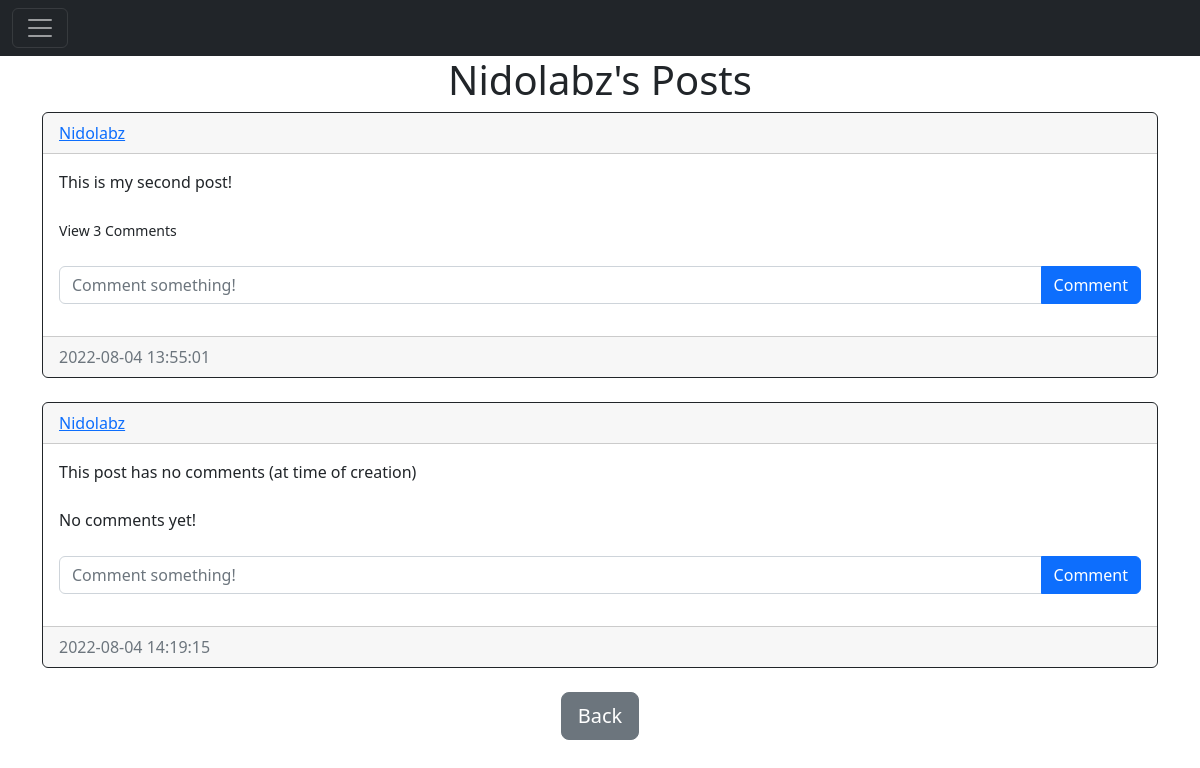
The page /posts/Nidolabz (signed in) on the database its author committed.
### website/models.py (models this page shows)
class User(db.Model, UserMixin):
    id = db.Column(db.Integer, primary_key=True)
    email = db.Column(db.String(150), unique=True)
    username = db.Column(db.String(150), unique=True)
    password = db.Column(db.String(150))
    date_created = db.Column(db.DateTime(timezone=True), default=func.now())
    posts = db.relationship('Post', backref='user', passive_deletes=True) # Stores posts made by this user, which can be backreferenced through post.user
    comments = db.relationship('Comment', backref='user', passive_deletes=True)

class Post(db.Model): # Post model
    id = db.Column(db.Integer, primary_key=True) # ID of the post
    text = db.Column(db.Text, nullable=False) # Text of the post, cannot be null
    date_created = db.Column(db.DateTime(timezone=True), default=func.now()) # Date post was made
    author = db.Column(db.Integer, db.ForeignKey('user.id', ondelete="Cascade"), nullable=False) # User who made post, is foreign key
    comments = db.relationship('Comment', backref='post', passive_deletes=True)

### website/views.py (the view)
@views.route("/posts/<username>")
@login_required
def posts(username):
    user = User.query.filter_by(username=username).first()
    if not user:
        flash('No user with that username', category='error')
        return redirect(url_for('views.home'))
    posts = user.posts
    return render_template("posts.html", user=current_user, posts=posts, username=username)

### website/__init__.py (called while the page is built)
def create_app():
    app = Flask(__name__)
    app.config['SECRET_KEY'] = "helloworld"
    app.config['SQLALCHEMY_DATABASE_URI'] = f'sqlite:///{DB_NAME}'
    db.init_app(app)
    from .views import views
    from .auth import auth
    app.register_blueprint(views, url_prefix="/")
    app.register_blueprint(auth, url_prefix="/")
    from .models import User, Post, Comment
    create_database(app)
    login_manager = LoginManager()
    login_manager.login_view = "auth.login"
    login_manager.init_app(app)
    @login_manager.user_loader
    def load_user(id):
        return User.query.get(int(id))
    @app.route("/")
    def home():
        return "<h1>Hello<h1>"
    @app.route("/profile")
    def profile():
        return "<h1>Profile<h1>"
    return app

### website/templates/posts.html (shortened to what this page needs)
{% extends "post_div.html" %}
{% block header %}
    {{username}}'s Posts
{% endblock %}
{% block footer %}
    <div align="center">
        <a href="/home">
            <button type="button" class="btn btn-lg btn-secondary"> Back </button>
        </a>
    </div>
{% endblock %}

### website/templates/post_div.html (shortened to what this page needs)
{% extends "base.html" %}
{% block content %}
    <h1 align="center">
        {% block header %}{% endblock %}
    </h1>
    <div id="posts">
        {% for post in posts %}
            <div class="card border-dark">
                <div class="card-header d-flex justify-content-between align-items-center">
                    <a href="/posts/{{post.user.username}}">
                        {{post.user.username}}
                    </a>
                </div>
                <div class="card-body">
                    <div class="card-text">
                        {{post.text}}
                    </div>
                    <br />
                    <div class="card-text>"
                        {% if post.comments|length > 0 %}
                            <a data-bs-toggle="collapse" href="#comments-{{post.id}}" role="button">
                                <small>
                                    View {{post.comments|length}} Comments
                                </small>
                        {% else %}
                            <small class="text-muted">
                                No comments yet!
                        {% endif %}
                    </div>
                    <br />
                    <form class="input-group mb-3" method='POST' action="/create-comment/{{post.id}}">
                        <input type="text" id="text" name="text" class="form-control" placeholder="Comment something!" />
                        <button type="submit" class="btn btn-primary">
                            Comment
                        </button>
                    </form>
                </div>
                <div class="card-footer text-muted">
                    {{post.date_created}}
                </div>
            </div>
            <br />
        {% endfor %}
    </div>
    {% block footer %}{% endblock %}
{% endblock %}

### rows shown on the page
User: username "Nidolabz"
Post: user.username "Nidolabz", text "This is my second post!", comments|length "3", date_created "2022-08-04 13:55:01"
Post: user.username "Nidolabz", text "This post has no comments (at time of creation)", shows "No comments yet!", date_created "2022-08-04 14:19:15"
